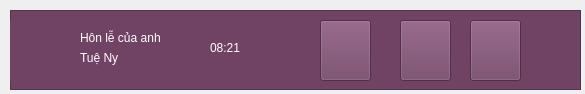
<?xml version="1.0" encoding="UTF-8"?>
<ui version="4.0">
 <class>Form</class>
 <widget class="QWidget" name="Form">
  <property name="geometry">
   <rect>
    <x>0</x>
    <y>0</y>
    <width>585</width>
    <height>94</height>
   </rect>
  </property>
  <property name="windowTitle">
   <string>Form</string>
  </property>
  <widget class="QFrame" name="frame">
   <property name="geometry">
    <rect>
     <x>10</x>
     <y>10</y>
     <width>571</width>
     <height>80</height>
    </rect>
   </property>
   <property name="styleSheet">
    <string notr="true">background-color: rgb(112, 66, 100);</string>
   </property>
   <property name="frameShape">
    <enum>QFrame::StyledPanel</enum>
   </property>
   <property name="frameShadow">
    <enum>QFrame::Raised</enum>
   </property>
   <widget class="QLabel" name="lblHinh">
    <property name="geometry">
     <rect>
      <x>0</x>
      <y>10</y>
      <width>61</width>
      <height>61</height>
     </rect>
    </property>
    <property name="text">
     <string/>
    </property>
    <property name="pixmap">
     <pixmap>TienNuClient/imgs/chidep-icon.jpg</pixmap>
    </property>
    <property name="scaledContents">
     <bool>true</bool>
    </property>
   </widget>
   <widget class="QLabel" name="lblTenBaiHat">
    <property name="geometry">
     <rect>
      <x>70</x>
      <y>20</y>
      <width>111</width>
      <height>16</height>
     </rect>
    </property>
    <property name="styleSheet">
     <string notr="true">color: rgb(255, 255, 255);</string>
    </property>
    <property name="text">
     <string>Hôn lễ của anh</string>
    </property>
   </widget>
   <widget class="QLabel" name="lblTacGia">
    <property name="geometry">
     <rect>
      <x>70</x>
      <y>40</y>
      <width>111</width>
      <height>16</height>
     </rect>
    </property>
    <property name="styleSheet">
     <string notr="true">color: rgb(255, 255, 255);</string>
    </property>
    <property name="text">
     <string>Tuệ Ny</string>
    </property>
   </widget>
   <widget class="QLabel" name="lblThoiLuong">
    <property name="geometry">
     <rect>
      <x>200</x>
      <y>30</y>
      <width>31</width>
      <height>16</height>
     </rect>
    </property>
    <property name="styleSheet">
     <string notr="true">color: rgb(255, 255, 255);</string>
    </property>
    <property name="text">
     <string>08:21</string>
    </property>
   </widget>
   <widget class="QPushButton" name="btnPlay">
    <property name="geometry">
     <rect>
      <x>310</x>
      <y>10</y>
      <width>51</width>
      <height>61</height>
     </rect>
    </property>
    <property name="text">
     <string/>
    </property>
    <property name="icon">
     <iconset>
      <normaloff>TienNuClient/imgs/icons8-play-button-circled-24.png</normaloff>TienNuClient/imgs/icons8-play-button-circled-24.png</iconset>
    </property>
    <property name="iconSize">
     <size>
      <width>50</width>
      <height>50</height>
     </size>
    </property>
   </widget>
   <widget class="QPushButton" name="btnPlayList">
    <property name="geometry">
     <rect>
      <x>390</x>
      <y>10</y>
      <width>51</width>
      <height>61</height>
     </rect>
    </property>
    <property name="text">
     <string/>
    </property>
    <property name="icon">
     <iconset>
      <normaloff>TienNuClient/imgs/icons8-playlist-30.png</normaloff>TienNuClient/imgs/icons8-playlist-30.png</iconset>
    </property>
    <property name="iconSize">
     <size>
      <width>50</width>
      <height>50</height>
     </size>
    </property>
   </widget>
   <widget class="QPushButton" name="btnLike">
    <property name="geometry">
     <rect>
      <x>460</x>
      <y>10</y>
      <width>51</width>
      <height>61</height>
     </rect>
    </property>
    <property name="text">
     <string/>
    </property>
    <property name="icon">
     <iconset>
      <normaloff>TienNuClient/imgs/icons8-favorite-24 (1).png</normaloff>TienNuClient/imgs/icons8-favorite-24 (1).png</iconset>
    </property>
    <property name="iconSize">
     <size>
      <width>50</width>
      <height>50</height>
     </size>
    </property>
   </widget>
  </widget>
 </widget>
 <resources/>
 <connections/>
</ui>
